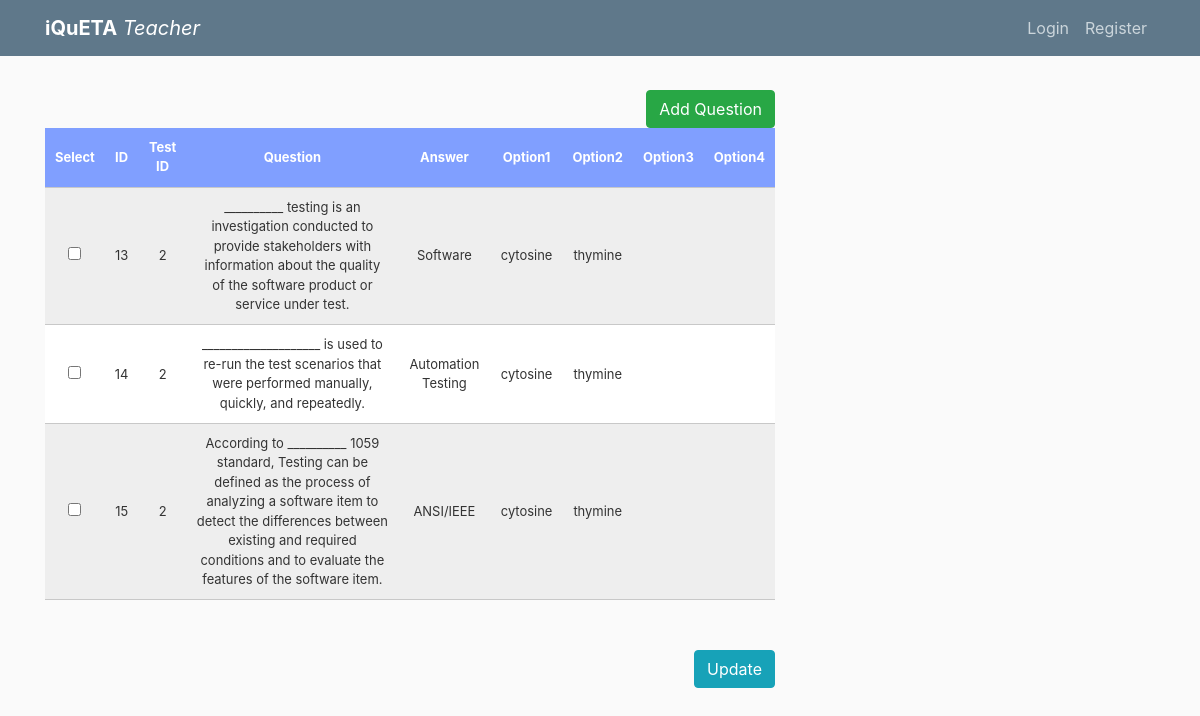
Page /viewqns/2/ on the committed database.
### flask_app/models.py (models this page shows, shortened)
class Questions(db.Model):
    id = db.Column(db.Integer, primary_key=True)
    question_text = db.Column(db.String(200), nullable=False)
    test_id = db.Column(db.Integer, db.ForeignKey('test.id',ondelete="CASCADE"), nullable=False)
    ans = db.Column(db.String(200),nullable=False)
    op1 = db.Column(db.String(200))
    op2 = db.Column(db.String(200))
    op3 = db.Column(db.String(200))
    op4 = db.Column(db.String(200))

### flask_app/routes.py (the view)
@app.route('/viewqns/<id>/', methods = ['GET', 'POST'])
def viewqns(id):
    my_data=Questions.query.filter_by(test_id=id).all()
    return render_template('viewqns.html', title='viewqns',currentUserType = currentUserType,rows=my_data,tid=id)

### flask_app/__init__.py (called while the page is built)
    def isStudent(self):
        if self._type == "student":
            return True
        return False

    def isTeacher(self):
        if self._type == "teacher":
            return True
        return False

### flask_app/templates/viewqns.html (shortened to what this page needs)
{% extends "layout.html" %}
{% block content %}
	<table class="dataframe male">
                    <thead>
                    	<th>Select</th>
                        <th>ID</th>
                        <th>Test ID</th>
                        <th>Question</th>
                        <th>Answer</th>
                        <th>Option1</th>
                        <th>Option2</th>
                        <th>Option3</th>
                        <th>Option4</th>
                    </thead>
                    {% for r in rows %}
                        <tr>
                        	<td><input type=checkbox class="get_value" name={{r.id}} value={{r.id}}><br/></td>
                            <td>{{r.id}}</td>
                            <td>{{r.test_id}}</td>
                            <td>{{r.question_text}}</td>
                            <td>{{r.ans}}</td>
                            <td>{{r.op1}}</td>
                            <td>{{r.op2}}</td>
                            <td>{{r.op3}}</td>
                            <td>{{r.op4}}</td>
                            {% endfor%}
</tr>
                            <a href="/add_question/{{tid}}" class="btn btn-success btn-xs float-right" data-toggle="modal" data-target="#questionedit{{tid}}">Add Question</a><br>
                            </table>
    <button type="button" class="btn btn-info float-right" name="upquestions" id="upquestions">Update</button>
                             {% endblock content %}

### flask_app/static/main.css (style rules this page uses)
body { background: #fafafa; color: #333333; margin-top: 5rem; }
.btn { padding: .375rem .75rem; margin-top:10px; }

### flask_app/static/tab.css (style rules this page uses)
table.dataframe, .dataframe th, .dataframe td { border: none; border-bottom: 1px solid #C8C8C8; border-collapse: collapse; text-align:center; padding: 10px; margin-bottom: 40px; font-size: 0.9em; }
.male th { background-color: #809fff; color: white; }
tr:nth-child(odd) { background-color:#eee; }
tr:nth-child(even) { background-color:#fff; }

### rows in the picture
Questions: id "13", test_id "2", question_text "__________ testing is an investigation conducted to provide stakeholders with information about the quality of the software product or service under test.", ans "Software", op1 "cytosine", op2 "thymine"
Questions: id "14", test_id "2", question_text "____________________ is used to re-run the test scenarios that were performed manually, quickly, and repeatedly.", ans "Automation Testing", op1 "cytosine", op2 "thymine"
Questions: id "15", test_id "2", question_text "According to __________ 1059 standard, Testing can be defined as the process of analyzing a software item to detect the differences between existing and required conditions and to evaluate the features of the software item.", ans "ANSI/IEEE", op1 "cytosine", op2 "thymine"
